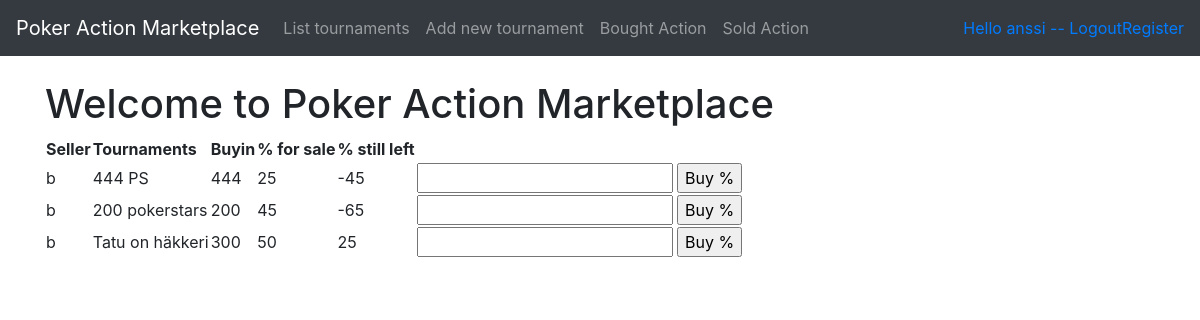
/tournaments/ (signed in), run on an earlier commit of the app's database.
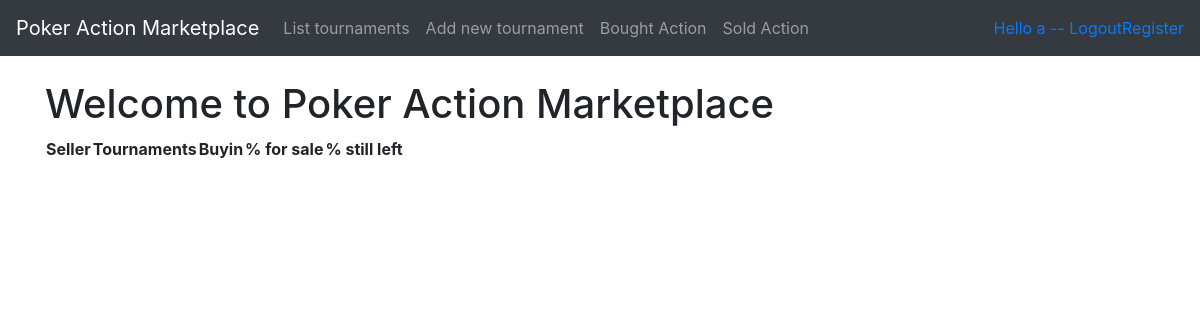
And on a later commit of the database.
### application/auth/models.py (models this page shows, shortened)
class User(Base):
    __tablename__ = "account"
    name = db.Column(db.String(144), nullable=False)
    username = db.Column(db.String(144), nullable=False)
    password = db.Column(db.String(144), nullable=False)
    tournaments = db.relationship('TournamentPackage', backref='account', lazy=True)

### application/tournamentPackages/models.py (models this page shows, shortened)
class TournamentPackage(Base):
    tournament = db.Column(db.String(144), nullable=False)
    buyIn = db.Column(db.Integer, nullable=False)
    pctToBeSold = db.Column(db.Integer, nullable=False)
    pctLeft = db.Column(db.Integer, nullable=False)
    account_id = db.Column(db.Integer, db.ForeignKey('account.id'), nullable=False)
    def __init__(self, tournament, buyIn, pctToBeSold):
        self.tournament = tournament
        self.buyIn = buyIn
        self.pctToBeSold = pctToBeSold
        self.pctLeft = pctToBeSold
        self.user = ''
        self.userid = ''
    @staticmethod
    def join_account_on_tournaments():
        stmt = text("SELECT * FROM tournament_package"
                    " LEFT JOIN account on tournament_package.account_id = account.id")
        res = db.engine.execute(stmt)
        tournaments = []
        for row in res:
            tournament = TournamentPackage(row[3], row[4], row[5])
            tournament.user = row[-2]
            tournament.id = row[0]
            tournament.userid = row[7]
            tournament.pctLeft = row[6]
            if tournament.userid == current_user.id:
                continue
            tournaments.append(tournament)
        return tournaments

### application/tournamentPackages/views.py (the view)
@app.route('/tournaments/', methods=['GET'])
@login_required
def tournaments_index():
    tournaments = TournamentPackage.join_account_on_tournaments()
    tournaments.sort(key = lambda x: x.user, reverse=True)
    return render_template('tournaments/list.html', tournaments = tournaments)

### application/__init__.py (called while the page is built)
@login_manager.user_loader
def load_user(user_id):
    return User.query.get(user_id)

### application/templates/tournaments/list.html
{% extends "layout.html" %}
{% block body %}
<h1>Welcome to Poker Action Marketplace</h1>
<table>
  <th>Seller</th>
  <th>Tournaments</th>
  <th>Buyin</th>
  <th>% for sale</th>
  <th>% still left</th>
  {% for tournament in tournaments %}
  <tr>
    <td>{{ tournament.user }}</td>
    <td>{{ tournament.tournament }}</td>
    <td>{{ tournament.buyIn }}</td>
    <td>{{ tournament.pctToBeSold }}</td>
    <td>{{ tournament.pctLeft }}</td>
    <td><form method="POST", action="{{ url_for('tournaments_buy_percentage', tournament_id = tournament.id) }}">
      <input name="text">
      <input type="submit", value='Buy %'>
    </form></td>
  </tr>
{% endfor %}
</table>
{% endblock %}

### application/templates/layout.html (shortened to what this page needs)
<!DOCTYPE html>
<html>
<head>
  <link rel="stylesheet" href="https://maxcdn.bootstrapcdn.com/bootstrap/4.0.0/css/bootstrap.min.css">
</head>
<body>
  <nav class="navbar navbar-expand-md navbar-dark bg-dark mb-4">
    <a class="navbar-brand" href="#">Poker Action Marketplace</a>
      <div class="collapse navbar-collapse" id="navbarCollapse">
        <ul class="navbar-nav mr-auto">
          <li class="nav-item">
            <a class="nav-link" href="{{ url_for('tournaments_index') }} ">List tournaments</a>
          </li>
          <li class="nav-item">
            <a class="nav-link" href="{{ url_for('tournaments_form') }} ">Add new tournament</a>
          </li>
          <li class="nav-item">
            <a class="nav-link" href="{{ url_for('show_purchased_tournaments') }}">Bought Action</a>
          </li>
          <li class="nav-item">
            <a class="nav-link" href="{{ url_for('show_sold_tournaments') }}">Sold Action</a>
          </li>
        </ul>
        <div class="form-inline mt-2 mt-md-0">
          {% if current_user.is_authenticated %}
          <a href="{{ url_for('auth_logout') }}">Hello {{ current_user.name }} -- Logout</a>
          {% else %}
          <a class="nav-item" href="{{ url_for('auth_login') }}">Login</a>
          {% endif %}
          <a class="nav-item" href="{{ url_for('auth_register') }}">Register</a>
        </div>
      </div>
      </nav>
<main role="main" class="container">
  {% block body %}{% endblock %}
</main>
</body>
</html>

What changed in the data, as far as the page shows it:
removed TournamentPackage: user "b", tournament "444 PS", buyIn "444", pctToBeSold "25", pctLeft "-45"
removed TournamentPackage: user "b", tournament "200 pokerstars", buyIn "200", pctToBeSold "45", pctLeft "-65"
removed TournamentPackage: user "b", tournament "Tatu on häkkeri", buyIn "300", pctToBeSold "50", pctLeft "25"
changed User: name "anssi" → "a"
